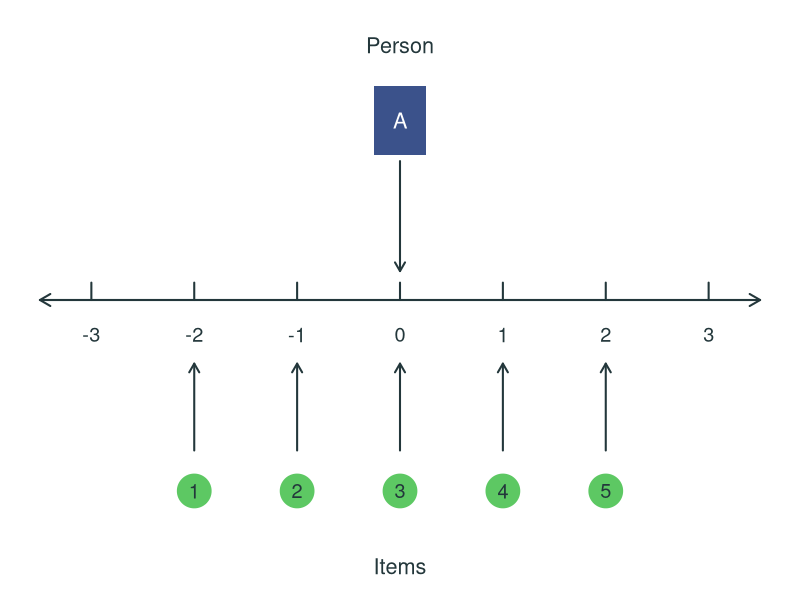
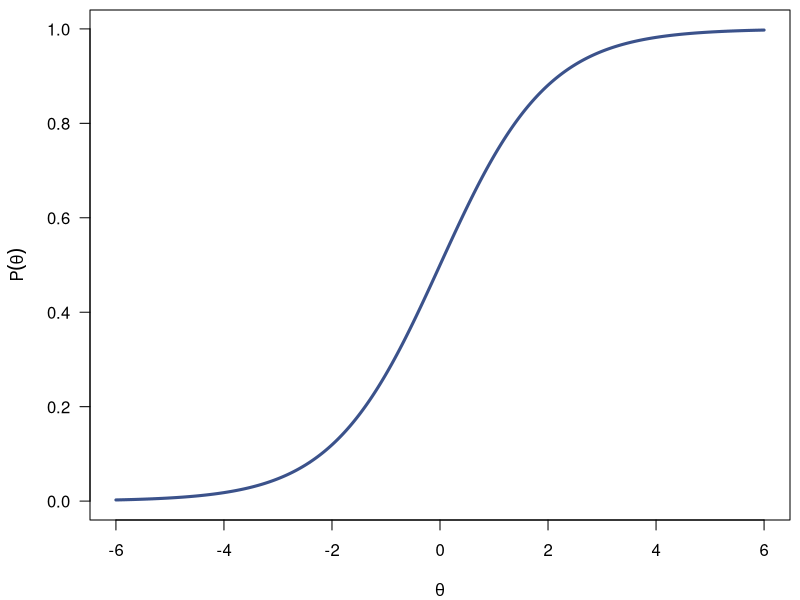
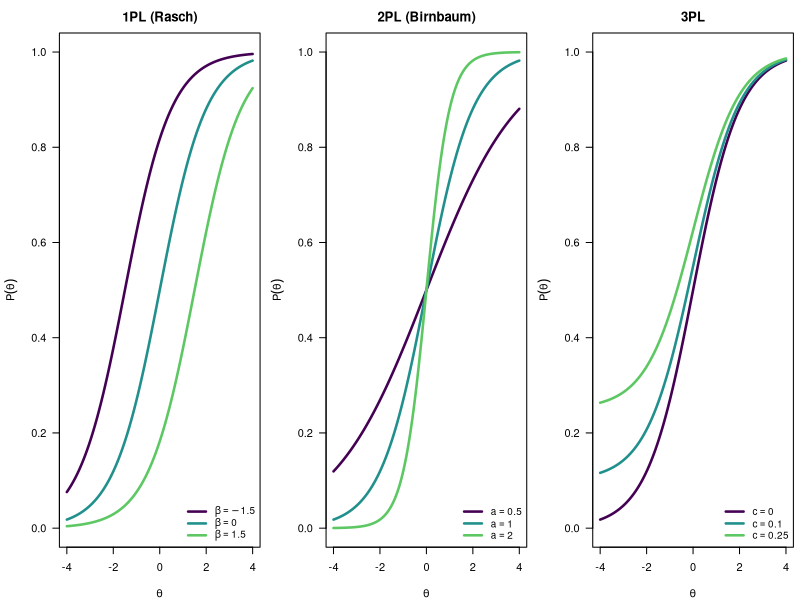

Reproduce these figures in R, in order.
## ---- chunk 1
#| label: setup
#| include: false
colors <- viridisLite::viridis(5)
dark <- "#23373b"

# probability of solving an item in the 1PL, 2PL and 3PL model
p_1pl <- function(theta, b) 1 / (1 + exp(-(theta - b)))
p_2pl <- function(theta, a, b) 1 / (1 + exp(-a * (theta - b)))
p_3pl <- function(theta, a, b, c) c + (1 - c) / (1 + exp(-a * (theta - b)))
## ---- chunk 2
#| label: fig-latent-continuum
#| echo: false
#| fig-width: 8
#| fig-height: 3.4
#| out-width: "75%"
#| fig-cap: "Latentes Kontinuum mit einer Person und fünf Items [nach @deayala2009, S. 12]"
#| fig-alt: "Waagrechte Achse von -3 bis 3; Person A steht über dem Wert 0, die Items 1 bis 5 stehen unter den Werten -2 bis 2."
par(mar = c(0, 0, 0, 0))
plot.new()
plot.window(xlim = c(-3.6, 3.6), ylim = c(-2.4, 2.4))

# latent continuum with ticks and labels
arrows(-3.5, 0, 3.5, 0, code = 3, length = 0.12, lwd = 2, col = dark)
segments(-3:3, 0, -3:3, 0.15, lwd = 2, col = dark)
text(-3:3, -0.3, labels = -3:3, cex = 1.2, col = dark)

# person A above the continuum
rect(-0.25, 1.25, 0.25, 1.85, col = colors[2], border = NA)
text(0, 1.55, "A", cex = 1.3, col = "white")
arrows(0, 1.2, 0, 0.25, length = 0.1, lwd = 2, col = dark)
text(0, 2.2, "Person", cex = 1.3, col = dark)

# items 1 to 5 below the continuum
item_location <- -2:2
arrows(item_location, -1.3, item_location, -0.55, length = 0.1, lwd = 2, col = dark)
points(item_location, rep(-1.65, 5), pch = 21, cex = 4.5, bg = colors[4], col = colors[4])
text(item_location, -1.65, labels = 1:5, cex = 1.2, col = dark)
text(0, -2.3, "Items", cex = 1.3, col = dark)
## ---- chunk 3
#| label: icc
#| echo: false
#| fig-width: 5
#| fig-height: 3.5
#| out-width: "100%"
#| fig-alt: "S-förmige Kurve der Lösungswahrscheinlichkeit eines Items mit der Schwierigkeit 0 für Fähigkeiten von -6 bis 6"
theta <- seq(-6, 6, length.out = 300)
par(mar = c(4, 4.5, 0.5, 0.5))
plot(theta, p_1pl(theta, 0),
  type = "l", lwd = 3, col = colors[2], las = 1, ylim = c(0, 1),
  xlab = expression(theta), ylab = expression(P(theta))
)
## ---- chunk 4
#| label: fig-irt-models
#| echo: false
#| fig-width: 9
#| fig-height: 3.4
#| out-width: "100%"
#| fig-cap: "Itemcharakteristische Kurven im 1PL-, 2PL- und 3PL-Modell"
#| fig-alt: "Drei Panels mit je drei Kurven: im 1PL-Modell verschoben durch die Schwierigkeit, im 2PL-Modell unterschiedlich steil durch die Diskrimination, im 3PL-Modell mit angehobener Untergrenze durch den Rateparameter"
theta <- seq(-4, 4, length.out = 300)
model_colors <- colors[c(1, 3, 4)]

# one panel with three curves and a legend
plot_panel <- function(curves, title, labels) {
  plot(theta, curves[[1]],
    type = "n", las = 1, ylim = c(0, 1), main = title,
    xlab = expression(theta), ylab = expression(P(theta))
  )
  for (k in 1:3) lines(theta, curves[[k]], lwd = 2.5, col = model_colors[k])
  legend("bottomright",
    legend = labels, col = model_colors, lwd = 2.5, cex = 0.9, bty = "n"
  )
}

par(mfrow = c(1, 3), mar = c(4, 4.5, 2.5, 0.5))
plot_panel(
  list(p_1pl(theta, -1.5), p_1pl(theta, 0), p_1pl(theta, 1.5)),
  "1PL (Rasch)",
  expression(beta == -1.5, beta == 0, beta == 1.5)
)
plot_panel(
  list(p_2pl(theta, 0.5, 0), p_2pl(theta, 1, 0), p_2pl(theta, 2, 0)),
  "2PL (Birnbaum)",
  expression(a == 0.5, a == 1.0, a == 2.0)
)
plot_panel(
  list(p_3pl(theta, 1, 0, 0), p_3pl(theta, 1, 0, 0.1), p_3pl(theta, 1, 0, 0.25)),
  "3PL",
  expression(c == 0, c == 0.10, c == 0.25)
)
